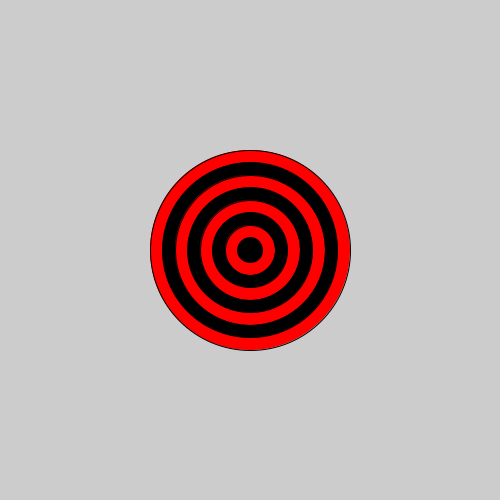
Frame 1 (no input)
Frame 60 (the mouse pressed at the canvas centre just before this capture): identical to frame 1, image omitted
Frame 120 (the mouse held since frame 60 and released just before this capture): identical to frame 1, image omitted

The Processing sketch that drew this single still picture (run headless with seeded random() and noise(); from frame 60 on, the mouse is pressed at the canvas centre):

// Processing sketch: Amazing_Rings_Grant
// ── Amazing_Rings_Grant.pde
int size = 200;
void setup() {
  
 size(500, 500);
  for(int i = 0; i < 8; i++){
  
    if(i%2==0){
      
      fill(255,0,0);
    }
    else{
      fill(0,0,0);
    }
    
  ellipse(250, 250, size, size);
  size=size-25;
 }
}
void draw() {
} 
